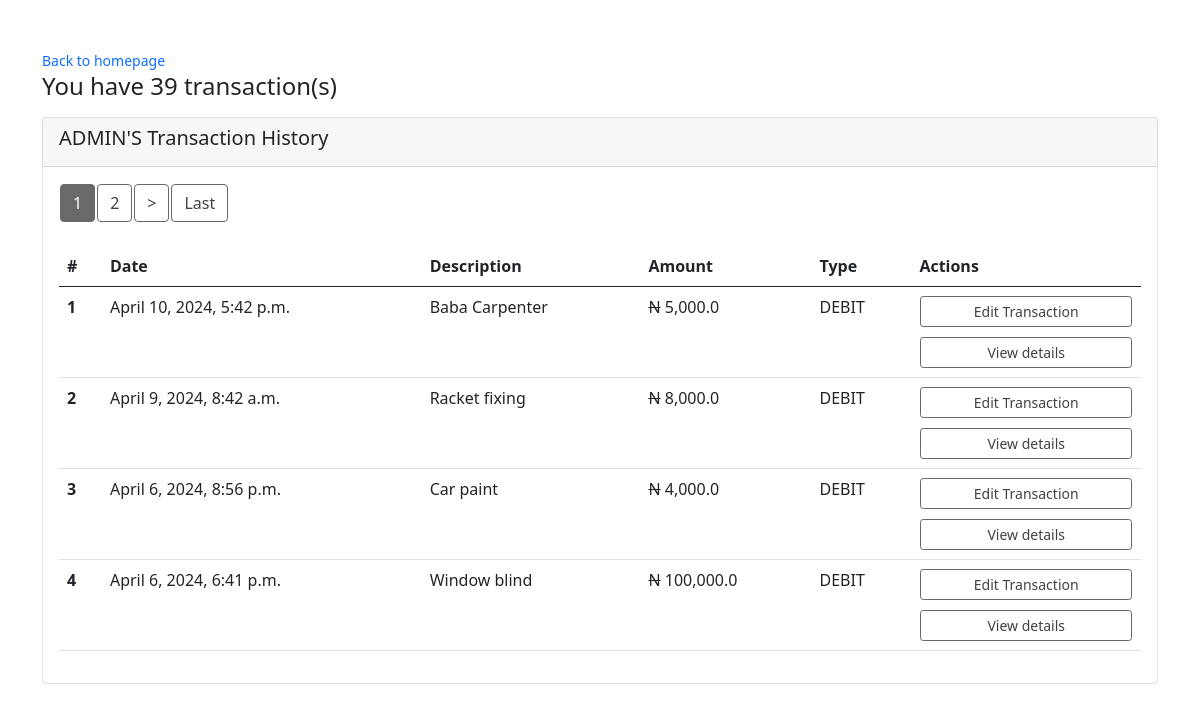
The app's page /mytransactions/list/ (signed in) with its own data.
### mainapp/models.py (models this page shows, shortened)
class Transaction(models.Model):
    user = models.ForeignKey(User, on_delete = models.CASCADE, null=True)
    title = models.CharField(max_length = 100)
    amount = models.FloatField()
    expense_type = models.CharField(max_length=10, choices=TYPE, default='Positive')
    date = models.DateTimeField(default = timezone.now)
    class Meta:
        ordering = ['-date']

### mainapp/views.py (the view)
# urls.py: path('mytransactions/list/', views.TransactionList.as_view(), name='my-transactions' ),
class TransactionList(LoginRequiredMixin, ListView):
    model = Transaction
    context_object_name = "transactions"
    template_name = "mainapp/my-transactions.html"
    ordering = '-date'
    paginate_by = 4
    def get_context_data(self, **kwargs: Any) -> dict[str, Any]:
        context = super().get_context_data(**kwargs)
        number_of_transactions = Transaction.objects.filter(user=self.request.user).count()
        items_per_page = self.paginate_by
        page = self.request.GET.get('page', 1)
        offset = items_per_page * (int(page) - 1)
        context['offset'] = offset
        context["number_of_transactions"] = number_of_transactions
        return context
    def get_queryset(self) -> QuerySet[Any]:
        return Transaction.objects.filter(user=self.request.user).order_by('-date')

### mainapp/templates/mainapp/my-transactions.html (shortened to what this page needs)
{% extends 'mainapp/homepage.html' %}
{% block content %}
    <div class="container mt-5">
        <small class="text-muted mb-2">
            <a href="{% url 'home'%}" class="ml-2 mb-2 text-decoration-none">Back to homepage</a>
        </small>
        <p class="font-weight-bold h4">You have {{number_of_transactions}} transaction(s)</p>
        <div class="card mt-3">
            <div class="card-header">
                <h5 class="card-title"><span class="text-uppercase">{{request.user}}'s </span>Transaction History</h5>
            </div>
            <div class="card-body">
                <table class="table table-responsive p-1">
                    <thead>
                        <tr>
                            <th scope="col">#</th>
                            <th scope="col">Date</th>
                            <th scope="col">Description</th>
                            <th scope="col">Amount</th>
                            <th scope="col">Type</th>
                            <th scope="col">Actions</th>
                        </tr>
                    </thead>
                    <tbody>
                        {% for transaction in transactions %}
                            <tr>
                                <th scope="row">{{ offset|add:forloop.counter }}</th>
                                <td>{{transaction.date}}</td>
                                <td>{{transaction.title}}</td>
                                <td><span class="naira">N</span> <span class="number-figures">{{transaction.amount}}</span></td>
                                <td>
                                    {% if transaction.expense_type == 'Negative' %}
                                        DEBIT
                                    {% elif transaction.expense_type == 'Positive' %}
                                        CREDIT
                                    {% endif %}
                                </td>
                                <td>
                                    <div class="edit-delete">
                                        <a href="{% url 'edit' transaction.pk %}" class="btn btn-outline-info btn-sm">Edit Transaction</a>
                                        <a href="{% url 'transaction-detail' transaction.pk %}" class="btn btn-outline-info btn-sm">View details</a>
                                    </div>
                                </td>
                            </tr>
                        {% endfor%}
                        {% if is_paginated %}
                            {% for num in page_obj.paginator.page_range %}
                                {% if page_obj.number == num %}
                                    <a href="?page={{num}}" class="btn btn-info mb-4">{{num}}</a>
                                {% elif num > page_obj.number|add:'-2' and num < page_obj.number|add:'2' %}
                                    <a href="?page={{num}}" class="btn btn-outline-info mb-4">{{num}}</a>
                                {% endif %}
                            {% endfor %}
                            {% if page_obj.has_next %}
                                <a href="?page={{page_obj.next_page_number}}" class="btn btn-outline-info mb-4">></a>
                                <a href="?page={{page_obj.paginator.num_pages}}" class="btn btn-outline-info mb-4">Last</a>
                            {% endif %}
                        {% endif %}
                    </tbody>
                </table>
            </div>
        </div>
    </div>
{% endblock content %}

### mainapp/templates/mainapp/homepage.html (shortened to what this page needs)
<!DOCTYPE html>
<html lang="en">
<head>
    {% load static %}
    <link href="https://cdn.jsdelivr.net/npm/bootstrap@5.0.2/dist/css/bootstrap.min.css" rel="stylesheet">
    <link rel="stylesheet" href="{% static 'mainapp/css/template.css' %}?{% now 'U' %}">
</head>
<body>
    {% block content%}{% endblock content%}
</body>
</html>

### mainapp/static/mainapp/css/template.css (style rules this page uses)
* { padding: 0; margin: 0; box-sizing: border-box; }
.naira { text-decoration: line-through; }
td .edit-delete { display: flex; flex-direction: column; gap: .51rem; }
.btn { background-color: white; border-color: rgb(105, 105, 105); margin: 1px; color: #424242; }
.btn-info { background-color: rgb(105, 105, 105); border-color: rgb(105, 105, 105); color: white; }

### records on screen
Transaction: user "1", expense_type "DEBIT"
Transaction: counter "2", expense_type "DEBIT"
Transaction: counter "3", expense_type "DEBIT"
Transaction: counter "4", expense_type "DEBIT"

### other values on screen
{{ number_of_transactions }} "39"
{{ request.user }} "ADMIN"
{{ num }} "1"
{{ num }} "2"
